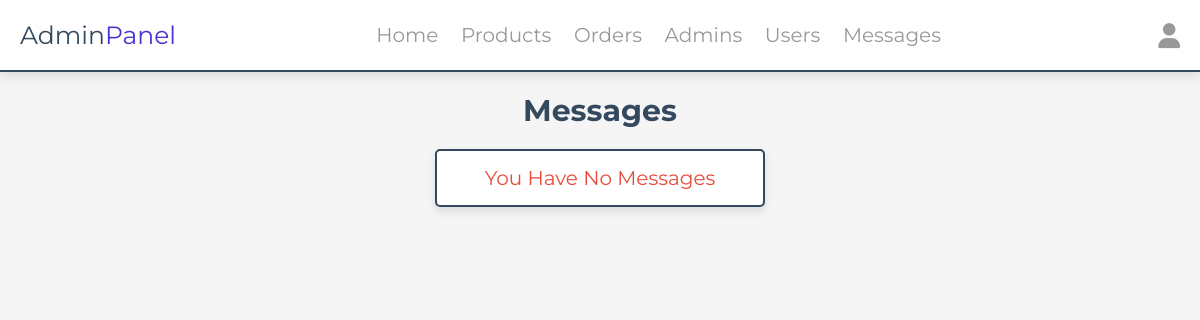
The app's page /admin/messages.php (signed in), older data.
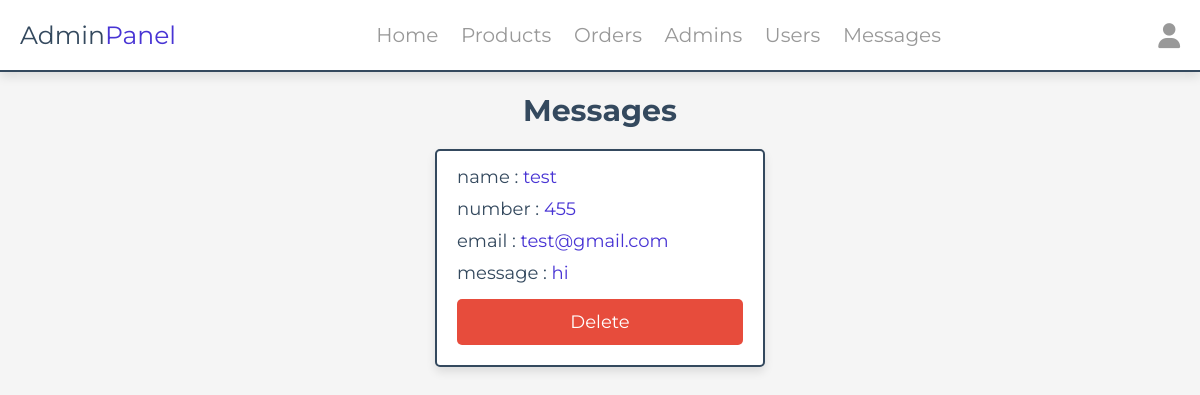
The same page, newer data.
### tables this page shows
CREATE TABLE `messages` (
  `id` int(100) NOT NULL,
  `user_id` int(100) NOT NULL,
  `name` varchar(100) NOT NULL,
  `email` varchar(100) NOT NULL,
  `number` varchar(12) NOT NULL,
  `message` varchar(500) NOT NULL
);

### admin/messages.php (the view, shortened to what this page needs)
<?php
include '../includes/connect.php';
?>
<!DOCTYPE html>
<html lang="en">
<head>
   <link rel="stylesheet" href="https://cdnjs.cloudflare.com/ajax/libs/font-awesome/6.1.1/css/all.min.css">
   <link rel="stylesheet" href="../css/admin_style.css">
</head>
<body>
<?php include '../includes/admin_header.php' ?>
<section class="messages">
   <h1 class="heading">messages</h1>
   <div class="box-container">
   <?php
      $select_messages = $conn->prepare("SELECT * FROM `messages`");
      $select_messages->execute();
      if($select_messages->rowCount() > 0){
         while($fetch_messages = $select_messages->fetch(PDO::FETCH_ASSOC)){
   ?>
   <div class="box">
      <p> name : <span><?= $fetch_messages['name']; ?></span> </p>
      <p> number : <span><?= $fetch_messages['number']; ?></span> </p>
      <p> email : <span><?= $fetch_messages['email']; ?></span> </p>
      <p> message : <span><?= $fetch_messages['message']; ?></span> </p>
      <a href="messages.php?delete=<?= $fetch_messages['id']; ?>" class="delete-btn" onclick="return confirm('delete this message?');">delete</a>
   </div>
   <?php
         }
      }else{
         echo '<p class="empty">you have no messages</p>';
      }
   ?>
   </div>
</section>
</body>
</html>

Row changes from the older to the newer data that the page shows:
added messages: name "test", number "455", email "test@gmail.com", message "hi"
Text that changed along with them:
text no longer shown: "You Have No Messages"
